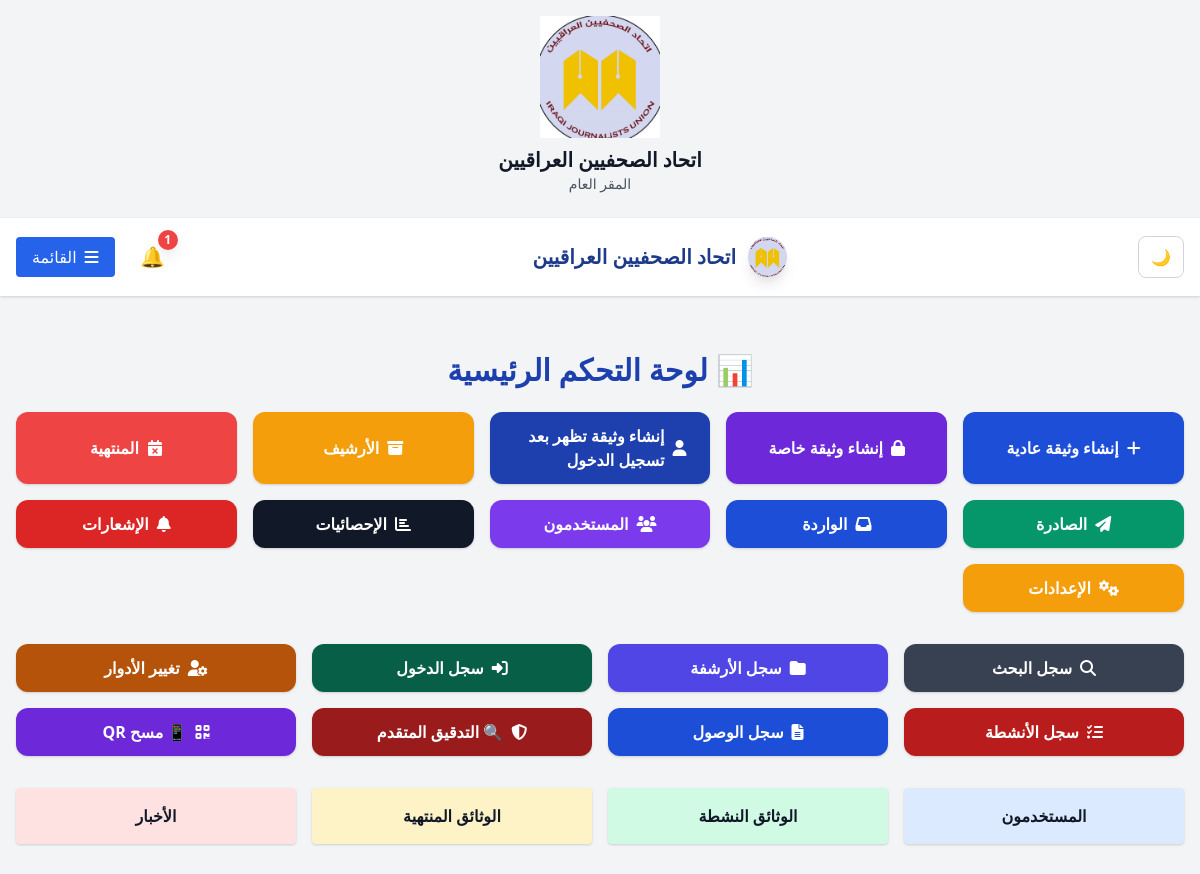
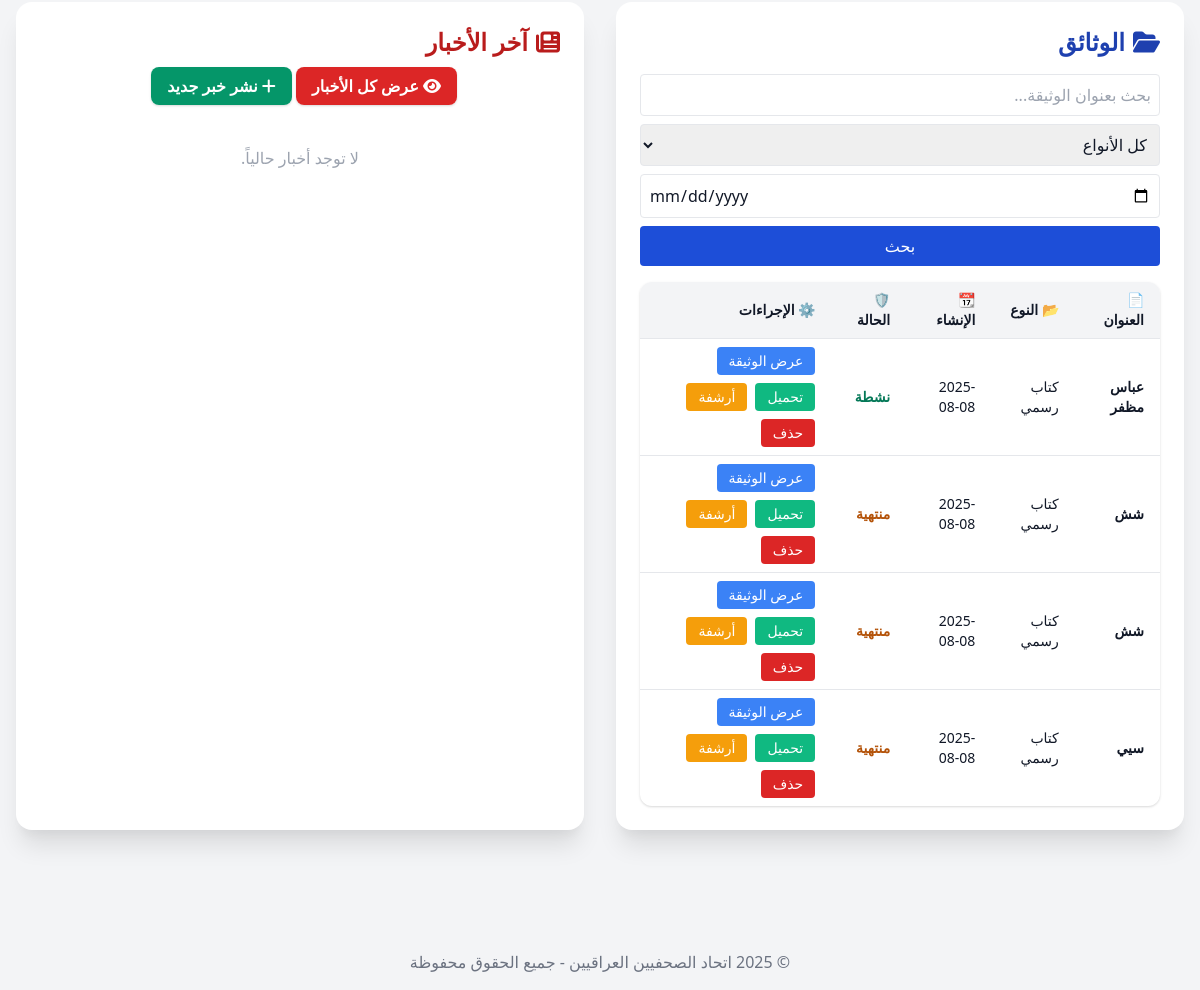
The app's page / (signed in) with its own data (2 pictures, top to bottom).
### notes/models.py (models this page shows, shortened)
class Note(models.Model):
    file_login_only = models.BooleanField("الملف المرفق محمي (يظهر فقط بعد تسجيل الدخول)", default=False)
    file_for_user = models.ForeignKey('auth.User', null=True, blank=True, on_delete=models.SET_NULL, related_name='protected_files', help_text="الملف يظهر فقط لهذا المستخدم إذا تم اختياره")
    login_only = models.BooleanField("تظهر فقط بعد تسجيل الدخول", default=False, help_text="لا يمكن لأي زائر أو غير مسجل الدخول رؤيتها حتى عبر QR")
    TYPE_CHOICES = [
        ('administrative', 'أمر إداري'),
        ('official', 'كتاب رسمي'),
        ('circular', 'تعميم'),
    ]
    DIRECTION_CHOICES = [
        ('outgoing', 'صادرة'),
        ('incoming', 'واردة'),
    ]
    IMPORTANCE_CHOICES = [
        ('normal', 'عادي'),
        ('important', 'مهم'),
        ('urgent', 'عاجل'),
    ]
    importance = models.CharField(max_length=20, choices=IMPORTANCE_CHOICES, default='normal', verbose_name="درجة الأهمية")
    title = models.CharField("عنوان الوثيقة", max_length=255)
    content = models.TextField("محتوى الوثيقة", blank=True, null=True)
    doc_type = models.CharField("نوع الوثيقة", max_length=20, choices=TYPE_CHOICES, default='official')
    direction = models.CharField("جهة الوثيقة", max_length=10, choices=DIRECTION_CHOICES, default='outgoing')
    file = models.FileField("الملف المرفق", upload_to='attachments/', blank=True, null=True)
    stamp = models.ImageField("الختم", upload_to='documents/', blank=True, null=True)
    signature = models.ImageField("التوقيع", upload_to='documents/', blank=True, null=True)
    issuer_name = models.CharField("اسم الجهة المصدرة", max_length=255, blank=True, null=True)
    recipient_name = models.CharField("اسم الجهة المستقبلة", max_length=255, blank=True, null=True)
    created_by = models.ForeignKey(User, on_delete=models.CASCADE, related_name='notes_created')
    access_token = models.UUIDField(default=uuid.uuid4, unique=True, editable=False)
    created_at = models.DateTimeField("تاريخ الإضافة", auto_now_add=True)
    expiry_date = models.DateTimeField("تاريخ انتهاء الصلاحية", blank=True, null=True)
    is_archived = models.BooleanField("أرشفة", default=False)
    is_deleted = models.BooleanField("تم الحذف؟", default=False)
    is_private = models.BooleanField("وثيقة خاصة (يظهرها فقط صاحبها)", default=False, help_text="إذا كانت الوثيقة خاصة، لا يمكن لأي مستخدم آخر رؤيتها حتى عبر QR")
    tags = models.ManyToManyField(Tag, verbose_name="الوسوم", blank=True)

### notes/views.py (the view)
# urls.py: path('', views.home, name='home'),
@login_required
def home(request):
    user_profile, created = UserProfile.objects.get_or_create(user=request.user)
    if user_profile.role not in ['admin', 'supervisor', 'employee', 'reader']:
        return redirect('user_notes')
    now = timezone.now()
    q = request.GET.get('q', '').strip()
    doc_type = request.GET.get('doc_type', '').strip()
    created_at = request.GET.get('created_at', '').strip()
    notes_qs = Note.objects.filter(is_deleted=False)
    if q:
        notes_qs = notes_qs.filter(title__icontains=q)
    if doc_type:
        notes_qs = notes_qs.filter(doc_type=doc_type)
    if created_at:
        notes_qs = notes_qs.filter(created_at__date=created_at)
    active_notes = notes_qs.filter(is_archived=False).filter(
        Q(expiry_date__isnull=True) | Q(expiry_date__gt=now)
    )
    stats = {
        'active': active_notes.count(),
        'archived': notes_qs.filter(is_archived=True).count(),
        'expired': notes_qs.filter(expiry_date__lt=now).count(),
        'users': UserProfile.objects.count(),
    }
    try:
        from .models import AuditLog, SecurityAlert, DocumentChangeLog
        from datetime import date
        today = date.today()
        stats['audit_logs'] = AuditLog.objects.filter(timestamp__date=today).count()
        stats['security_alerts'] = SecurityAlert.objects.filter(is_resolved=False).count()
        security_alerts = SecurityAlert.objects.filter(
            is_resolved=False,
            risk_level__in=['HIGH', 'CRITICAL']
        ).order_by('-timestamp')[:5]
        recent_audit_logs = AuditLog.objects.select_related('user').order_by('-timestamp')[:10]
    except ImportError:
        stats['audit_logs'] = 0
        stats['security_alerts'] = 0
        security_alerts = []
        recent_audit_logs = []
    if user_profile.role in ['admin', 'supervisor']:
        notes = notes_qs.order_by('-created_at')
    elif user_profile.role == 'employee':
        notes = active_notes.order_by('-created_at')
    elif user_profile.role == 'reader':
        notes = notes_qs.filter(
            is_archived=False, expiry_date__isnull=True
        ).order_by('-created_at')
    else:
        notes = Note.objects.none()
    return render(request, 'notes/home.html', {
        'notes': notes,
        'user_profile': user_profile,
        'stats': stats,
        'now': now,
        'request': request,
        'security_alerts': security_alerts,
        'recent_audit_logs': recent_audit_logs,
    })

### templates/notes/home.html (shortened to what this page needs)
{% extends 'notes/base.html' %}
{% load static %}
{% block content %}
<h1 class="text-3xl font-extrabold mb-6 text-blue-800 text-center drop-shadow-lg">📊 لوحة التحكم الرئيسية</h1>
<div class="grid grid-cols-2 md:grid-cols-5 gap-4 mb-8">
    <a href="{% url 'create_note' %}" class="bg-blue-700 text-white px-6 py-3 rounded-xl shadow hover:bg-blue-900 transition flex items-center justify-center gap-2 font-bold"><i class="fas fa-plus"></i> إنشاء وثيقة عادية</a>
    <a href="{% url 'create_note' %}?private=1" class="bg-purple-700 text-white px-6 py-3 rounded-xl shadow hover:bg-purple-900 transition flex items-center justify-center gap-2 font-bold"><i class="fas fa-lock"></i> إنشاء وثيقة خاصة</a>
    <a href="{% url 'create_note' %}?login_only=1" class="bg-blue-800 text-white px-6 py-3 rounded-xl shadow hover:bg-blue-900 transition flex items-center justify-center gap-2 font-bold"><i class="fas fa-user"></i> إنشاء وثيقة تظهر بعد تسجيل الدخول</a>
    <a href="{% url 'archived_notes' %}" class="bg-yellow-500 text-white px-6 py-3 rounded-xl shadow hover:bg-yellow-600 transition flex items-center justify-center gap-2 font-bold"><i class="fas fa-archive"></i> الأرشيف</a>
    <a href="{% url 'expired_notes' %}" class="bg-red-500 text-white px-6 py-3 rounded-xl shadow hover:bg-red-700 transition flex items-center justify-center gap-2 font-bold"><i class="fas fa-calendar-times"></i> المنتهية</a>
    <a href="{% url 'outgoing_notes' %}" class="bg-green-600 text-white px-6 py-3 rounded-xl shadow hover:bg-green-800 transition flex items-center justify-center gap-2 font-bold"><i class="fas fa-paper-plane"></i> الصادرة</a>
    <a href="{% url 'incoming_notes' %}" class="bg-blue-700 text-white px-6 py-3 rounded-xl shadow hover:bg-blue-900 transition flex items-center justify-center gap-2 font-bold"><i class="fas fa-inbox"></i> الواردة</a>
    <a href="{% url 'user_management' %}" class="bg-purple-600 text-white px-6 py-3 rounded-xl shadow hover:bg-purple-800 transition flex items-center justify-center gap-2 font-bold"><i class="fas fa-users"></i> المستخدمون</a>
    <a href="{% url 'stats_dashboard' %}" class="bg-gray-900 text-white px-6 py-3 rounded-xl shadow hover:bg-black transition flex items-center justify-center gap-2 font-bold"><i class="fas fa-chart-bar"></i> الإحصائيات</a>
    <a href="{% url 'notifications' %}" class="bg-red-600 text-white px-6 py-3 rounded-xl shadow hover:bg-red-800 transition flex items-center justify-center gap-2 font-bold"><i class="fas fa-bell"></i> الإشعارات</a>
    {% if user_profile.role == 'admin' or user_profile.role == 'supervisor' %}
    <a href="{% url 'dashboard' %}" class="bg-yellow-500 text-white px-6 py-3 rounded-xl shadow hover:bg-yellow-700 transition flex items-center justify-center gap-2 font-bold"><i class="fas fa-cogs"></i> الإعدادات</a>
    {% endif %}
</div>
<div class="grid grid-cols-2 md:grid-cols-4 gap-4 mb-8">
    <a href="{% url 'search_log' %}" class="bg-gray-700 text-white px-6 py-3 rounded-xl shadow hover:bg-gray-900 transition flex items-center justify-center gap-2 font-bold"><i class="fas fa-search"></i> سجل البحث</a>
    <a href="{% url 'archive_log' %}" class="bg-indigo-600 text-white px-6 py-3 rounded-xl shadow hover:bg-indigo-800 transition flex items-center justify-center gap-2 font-bold"><i class="fas fa-folder"></i> سجل الأرشفة</a>
    <a href="{% url 'login_history' %}" class="bg-green-800 text-white px-6 py-3 rounded-xl shadow hover:bg-green-900 transition flex items-center justify-center gap-2 font-bold"><i class="fas fa-sign-in-alt"></i> سجل الدخول</a>
    <a href="{% url 'role_change_log' %}" class="bg-yellow-700 text-white px-6 py-3 rounded-xl shadow hover:bg-yellow-900 transition flex items-center justify-center gap-2 font-bold"><i class="fas fa-user-cog"></i> تغيير الأدوار</a>
    <a href="{% url 'activity_log' %}" class="bg-red-700 text-white px-6 py-3 rounded-xl shadow hover:bg-red-900 transition flex items-center justify-center gap-2 font-bold"><i class="fas fa-tasks"></i> سجل الأنشطة</a>
    <a href="{% url 'access_log' %}" class="bg-blue-700 text-white px-6 py-3 rounded-xl shadow hover:bg-teal-900 transition flex items-center justify-center gap-2 font-bold"><i class="fas fa-file-alt"></i> سجل الوصول</a>
    {% if user_profile.role == 'admin' or user_profile.role == 'supervisor' %}
    <a href="{% url 'audit_dashboard' %}" class="bg-red-800 text-white px-6 py-3 rounded-xl shadow hover:bg-red-900 transition flex items-center justify-center gap-2 font-bold animate-pulse"><i class="fas fa-shield-alt"></i> 🔍 التدقيق المتقدم</a>
    {% endif %}
    <a href="{% url 'qr_scanner' %}" class="bg-purple-700 text-white px-6 py-3 rounded-xl shadow hover:bg-purple-900 transition flex items-center justify-center gap-2 font-bold"><i class="fas fa-qrcode"></i> 📱 مسح QR</a>
</div>
<div class="grid grid-cols-2 md:grid-cols-4 gap-4 mb-8">
    <div class="bg-blue-100 p-4 rounded shadow text-center">
        <h4 class="font-bold">المستخدمون</h4>
    </div>
    <div class="bg-green-100 p-4 rounded shadow text-center">
        <h4 class="font-bold">الوثائق النشطة</h4>
    </div>
    <div class="bg-yellow-100 p-4 rounded shadow text-center">
        <h4 class="font-bold">الوثائق المنتهية</h4>
    </div>
    <div class="bg-red-100 p-4 rounded shadow text-center">
        <h4 class="font-bold">الأخبار</h4>
    </div>
</div>
<div class="grid grid-cols-1 md:grid-cols-2 gap-8 mb-8">
    <div class="bg-white rounded-2xl shadow-xl p-6">
        <h2 class="text-2xl font-bold text-blue-800 mb-4 flex items-center gap-2"><i class="fas fa-folder-open"></i> الوثائق</h2>
        <form method="get" class="mb-4 flex flex-col gap-2">
            <input type="text" name="q" placeholder="بحث بعنوان الوثيقة..." value="{{ request.GET.q|default:'' }}" class="border p-2 rounded" />
            <select name="doc_type" class="border p-2 rounded">
                <option value="">كل الأنواع</option>
            </select>
            <input type="date" name="created_at" value="{{ request.GET.created_at|default:'' }}" class="border p-2 rounded" />
            <button type="submit" class="bg-blue-700 text-white px-4 py-2 rounded hover:bg-blue-900">بحث</button>
        </form>
<div class="overflow-x-auto rounded-xl shadow">
    <table class="min-w-full text-sm text-right">
        <thead class="bg-gray-100">
            <tr>
                <th class="px-4 py-2">📄 العنوان</th>
                <th class="px-4 py-2">📂 النوع</th>
                <th class="px-4 py-2">📆 الإنشاء</th>
                <th class="px-4 py-2">🛡️ الحالة</th>
                <th class="px-4 py-2">⚙️ الإجراءات</th>
            </tr>
        </thead>
        <tbody>
            {% for note in notes %}
            <tr class="border-t hover:bg-blue-50">
                <td class="px-4 py-2 font-semibold">{{ note.title }}</td>
                <td class="px-4 py-2">{{ note.get_doc_type_display }}</td>
                <td class="px-4 py-2">{{ note.created_at|date:"Y-m-d" }}</td>
                <td class="px-4 py-2">
                    {% if note.is_archived %}
                        <span class="text-pink-700 font-bold">مؤرشفة</span>
                    {% elif note.expiry_date and note.expiry_date < now %}
                        <span class="text-yellow-700 font-bold">منتهية</span>
                    {% else %}
                        <span class="text-green-700 font-bold">نشطة</span>
                    {% endif %}
                </td>
                <td class="px-4 py-2 flex flex-wrap gap-2">
                    <a href="{% url 'download_attachment' note.access_token %}" class="bg-blue-500 text-white px-3 py-1 rounded hover:bg-blue-700 transition text-sm">عرض الوثيقة</a>
                    {% if note.file %}
                    <a href="{{ note.file.url }}" download class="bg-green-500 text-white px-3 py-1 rounded hover:bg-green-700 transition text-sm">تحميل</a>
                    {% endif %}
                    <form method="post" action="{% url 'archive_note' note.pk %}" class="inline">
                        <button type="submit" class="bg-yellow-500 text-white px-3 py-1 rounded hover:bg-yellow-600 transition text-sm"
                                onclick="return confirm('هل تريد أرشفة هذه الوثيقة؟')">أرشفة</button>
                    </form>
                    <form method="post" action="{% url 'delete_note' note.pk %}" class="inline">
                        <button type="submit" class="bg-red-600 text-white px-3 py-1 rounded hover:bg-red-700 transition text-sm"
                                onclick="return confirm('⚠️ هل أنت متأكد من حذف هذه الوثيقة؟')">حذف</button>
                    </form>
                </td>
            </tr>
            {% endfor %}
        </tbody>
    </table>
</div>
    </div>
    <div class="bg-white rounded-2xl shadow-xl p-6">
        <h2 class="text-2xl font-bold text-red-700 mb-4 flex items-center gap-2"><i class="fas fa-newspaper"></i> آخر الأخبار</h2>
        <div class="mb-4 text-center">
            <a href="{% url 'news' %}" class="bg-red-600 text-white px-4 py-2 rounded-lg hover:bg-red-700 shadow transition font-bold"><i class="fas fa-eye"></i> عرض كل الأخبار</a>
            {% if user_profile.role == 'admin' or user_profile.role == 'supervisor' %}
            <a href="{% url 'add_news' %}" class="bg-green-600 text-white px-4 py-2 rounded-lg hover:bg-green-700 shadow transition font-bold ml-2"><i class="fas fa-plus"></i> نشر خبر جديد</a>
            {% endif %}
        </div>
        {% if news_list %}
        <ul class="space-y-4">
            {% for news in news_list|slice:':3' %}
            <li class="bg-gray-50 rounded-xl shadow p-4 flex gap-4 items-center">
                {% if news.image %}
                <img src="{{ news.image.url }}" alt="صورة الخبر" class="w-20 h-20 object-cover rounded-xl border">
                {% endif %}
                <div>
                    <h3 class="text-lg font-bold text-blue-700 mb-1">{{ news.title }}</h3>
                    <p class="text-gray-700 mb-2">{{ news.content|truncatechars:60 }}</p>
                    <span class="text-xs text-gray-500"><i class="fas fa-clock"></i> {{ news.created_at|date:"Y-m-d H:i" }}</span>
                </div>
            </li>
            {% endfor %}
        </ul>
        {% else %}
        <div class="text-center text-gray-400 py-8">لا توجد أخبار حالياً.</div>
        {% endif %}
    </div>
</div>
{% endblock %}

### records on screen
Note: title "عباس مظفر", doc_type "كتاب رسمي", created_at "2025-08-08", is_archived "نشطة"
Note: title "شش", doc_type "كتاب رسمي", created_at "2025-08-08", is_archived "منتهية"
Note: title "شش", doc_type "كتاب رسمي", created_at "2025-08-08", is_archived "منتهية"
Note: title "سيي", doc_type "كتاب رسمي", created_at "2025-08-08", is_archived "منتهية"
